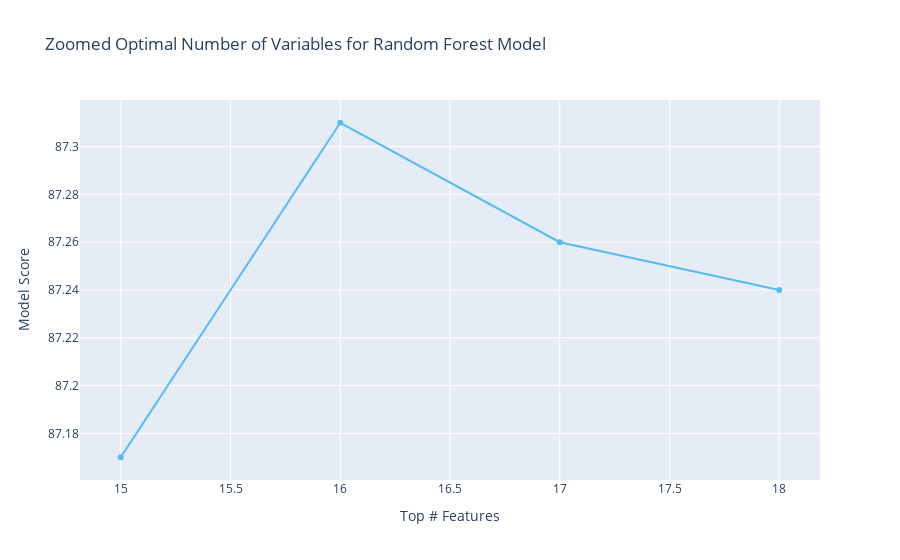

This figure's notebook cell:
### Code cell
import plotly.graph_objects as go
fig = go.Figure()
fig.add_trace(go.Scatter(x=np.arange(15,19), y=scores,
                    mode='lines+markers',
                    name='lines+markers',
                    line = dict(color='#56BBF1', width=2)))

fig.update_layout(title='Zoomed Optimal Number of Variables for Random Forest Model',
                   xaxis_title='Top # Features',
                   yaxis_title='Model Score')
fig.write_image("zoomed_optimal_number_of_variables_for_the_model.png")
offline.plot(fig, filename='zoomed_optimal_number_of_variables_for_the_model.html')
fig.show()

### Figure 1 — Plotly figure (JSON) as saved in the notebook; plotly's stock layout.template omitted (floating-point values rounded to 4 significant figures)
{"data": [{"line": {"color": "#56BBF1", "width": 2}, "mode": "lines+markers", "name": "lines+markers", "type": "scatter", "x": [15, 16, 17, 18], "y": [87.17, 87.31, 87.26, 87.24]}], "layout": {"title": {"text": "Zoomed Optimal Number of Variables for Random Forest Model"}, "xaxis": {"title": {"text": "Top # Features"}}, "yaxis": {"title": {"text": "Model Score"}}}}
